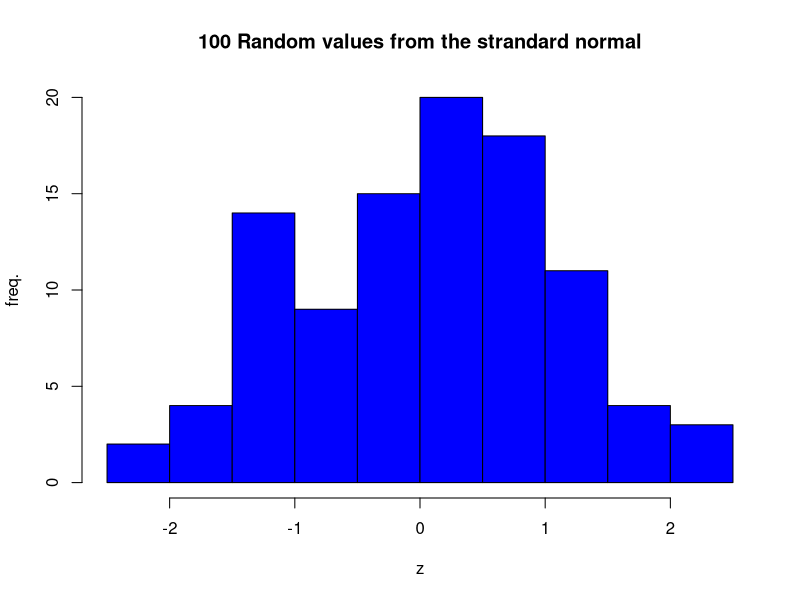

This figure's R source:
## ---- chunk 1
x=rnorm(100)
hist(x,xlab="z",ylab="freq.",main="100 Random values from the strandard normal",col="blue")


